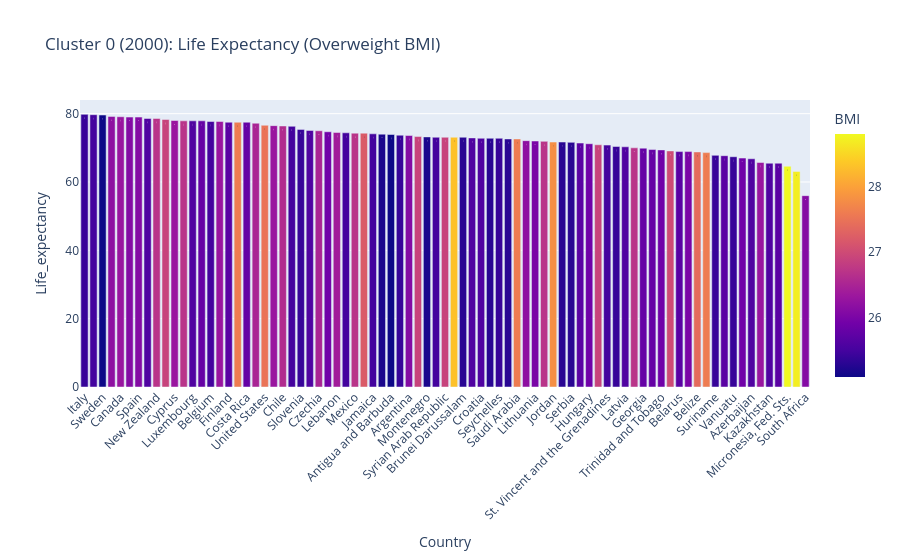

This figure's notebook cell:
### Code cell
df_bar = df_grouped[
    (df_grouped["Cluster"] == "0") &
    (df_grouped["BMI_Cat"]=="Overweight")&
    (df_grouped["Year"]==2000)
]
df_bar = df_bar.sort_values("Life_expectancy", ascending=False)
fig = px.bar(
    df_bar,
    x="Country",
    y="Life_expectancy",
    color="BMI",
    title="Cluster 0 (2000): Life Expectancy (Overweight BMI)",
    text="Life_expectancy"
)

fig.update_layout(
    xaxis_tickangle=-45
)

fig.show() #Create a bar chart using Plotly Express to visualize the life expectancy of countries in Cluster 0 with an overweight BMI category for the year 2000. The x-axis represents the countries, while the y-axis represents their life expectancy. The bars are colored based on their BMI values, and the life expectancy values are displayed as text on top of each bar. The x-axis labels are rotated for better readability, and the plot is displayed using fig.show().

### Figure 1 — Plotly figure (JSON) as saved in the notebook; plotly's stock layout.template omitted (floating-point values rounded to 4 significant figures)
{"data": [{"hovertemplate": "Country=%{x}<br>Life_expectancy=%{text}<br>BMI=%{marker.color}<extra></extra>", "legendgroup": "", "marker": {"color": [25.4, 25.5, 25.1, 26.2, 26.3, 26.1, 26.1, 25.6, 26.7, 26.9, 26.3, 26.7, 25.6, 25.8, 25.5, 26.3, 25.7, 27.6, 25.8, 26.5, 27.5, 26.3, 26.6, 25.5, 25.4, 25.6, 26.5, 25.9, 26.4, 25.5, 26.7, 27.2, 25.5, 25.2, 25.1, 25.4, 26.1, 26.9, 25.2, 25.5, 26.9, 28.3, 25.3, 25.6, 25.6, 25.3, 25.4, 25.3, 27.6, 26.2, 26.0, 26.7, 27.8, 25.3, 25.3, 25.7, 25.9, 26.9, 25.5, 25.4, 25.6, 26.7, 25.8, 25.8, 25.9, 27.0, 25.7, 26.0, 27.4, 27.6, 25.4, 25.7, 25.4, 25.9, 25.6, 26.3, 25.6, 25.7, 28.8, 28.7, 26.1], "coloraxis": "coloraxis", "pattern": {"shape": ""}}, "name": "", "orientation": "v", "showlegend": false, "text": [79.8, 79.7, 79.6, 79.2, 79.1, 79.0, 79.0, 78.6, 78.6, 78.3, 78.0, 77.9, 77.9, 77.9, 77.7, 77.7, 77.5, 77.5, 77.5, 77.2, 76.6, 76.5, 76.4, 76.3, 75.4, 75.1, 75.0, 74.7, 74.5, 74.4, 74.3, 74.3, 74.1, 74.0, 73.9, 73.7, 73.6, 73.3, 73.2, 73.1, 73.1, 73.1, 73.1, 72.9, 72.8, 72.8, 72.8, 72.6, 72.6, 72.1, 72.0, 71.9, 71.7, 71.7, 71.6, 71.4, 71.2, 70.9, 70.8, 70.4, 70.3, 70.0, 69.9, 69.5, 69.4, 69.1, 68.9, 68.9, 68.8, 68.6, 67.8, 67.7, 67.4, 67.0, 66.8, 65.7, 65.5, 65.5, 64.6, 63.1, 56.0], "textposition": "auto", "type": "bar", "x": ["Italy", "Iceland", "Sweden", "Australia", "Canada", "Israel", "Spain", "Norway", "New Zealand", "Malta", "Cyprus", "Greece", "Luxembourg", "Germany", "Belgium", "United Kingdom", "Finland", "Qatar", "Costa Rica", "Barbados", "United States", "Ireland", "Chile", "Portugal", "Slovenia", "Panama", "Czechia", "Uruguay", "Lebanon", "Bahrain", "Mexico", "United Arab Emirates", "Jamaica", "Albania", "Antigua and Barbuda", "Poland", "Argentina", "St. Lucia", "Montenegro", "Slovak Republic", "Syrian Arab Republic", "Kuwait", "Brunei Darussalam", "North Macedonia", "Croatia", "Ecuador", "Seychelles", "Grenada", "Saudi Arabia", "Venezuela, RB", "Lithuania", "Bahamas, The", "Jordan", "Bulgaria", "Serbia", "Armenia", "Hungary", "Libya", "St. Vincent and the Grenadines", "Estonia", "Latvia", "Turkiye", "Georgia", "Nicaragua", "Trinidad and Tobago", "Iraq", "Belarus", "El Salvador", "Belize", "Egypt, Arab Rep.", "Suriname", "Ukraine", "Vanuatu", "Moldova", "Azerbaijan", "Fiji", "Kazakhstan", "Russian Federation", "Micronesia, Fed. Sts.", "Kiribati", "South Africa"], "xaxis": "x", "y": [79.8, 79.7, 79.6, 79.2, 79.1, 79.0, 79.0, 78.6, 78.6, 78.3, 78.0, 77.9, 77.9, 77.9, 77.7, 77.7, 77.5, 77.5, 77.5, 77.2, 76.6, 76.5, 76.4, 76.3, 75.4, 75.1, 75.0, 74.7, 74.5, 74.4, 74.3, 74.3, 74.1, 74.0, 73.9, 73.7, 73.6, 73.3, 73.2, 73.1, 73.1, 73.1, 73.1, 72.9, 72.8, 72.8, 72.8, 72.6, 72.6, 72.1, 72.0, 71.9, 71.7, 71.7, 71.6, 71.4, 71.2, 70.9, 70.8, 70.4, 70.3, 70.0, 69.9, 69.5, 69.4, 69.1, 68.9, 68.9, 68.8, 68.6, 67.8, 67.7, 67.4, 67.0, 66.8, 65.7, 65.5, 65.5, 64.6, 63.1, 56.0], "yaxis": "y"}], "layout": {"barmode": "relative", "coloraxis": {"colorbar": {"title": {"text": "BMI"}}, "colorscale": [[0, "#0d0887"], [0.1111, "#46039f"], [0.2222, "#7201a8"], [0.3333, "#9c179e"], [0.4444, "#bd3786"], [0.5556, "#d8576b"], [0.6667, "#ed7953"], [0.7778, "#fb9f3a"], [0.8889, "#fdca26"], [1, "#f0f921"]]}, "legend": {"tracegroupgap": 0}, "title": {"text": "Cluster 0 (2000): Life Expectancy (Overweight BMI)"}, "xaxis": {"anchor": "y", "domain": [0, 1], "tickangle": -45, "title": {"text": "Country"}}, "yaxis": {"anchor": "x", "domain": [0, 1], "title": {"text": "Life_expectancy"}}}}
